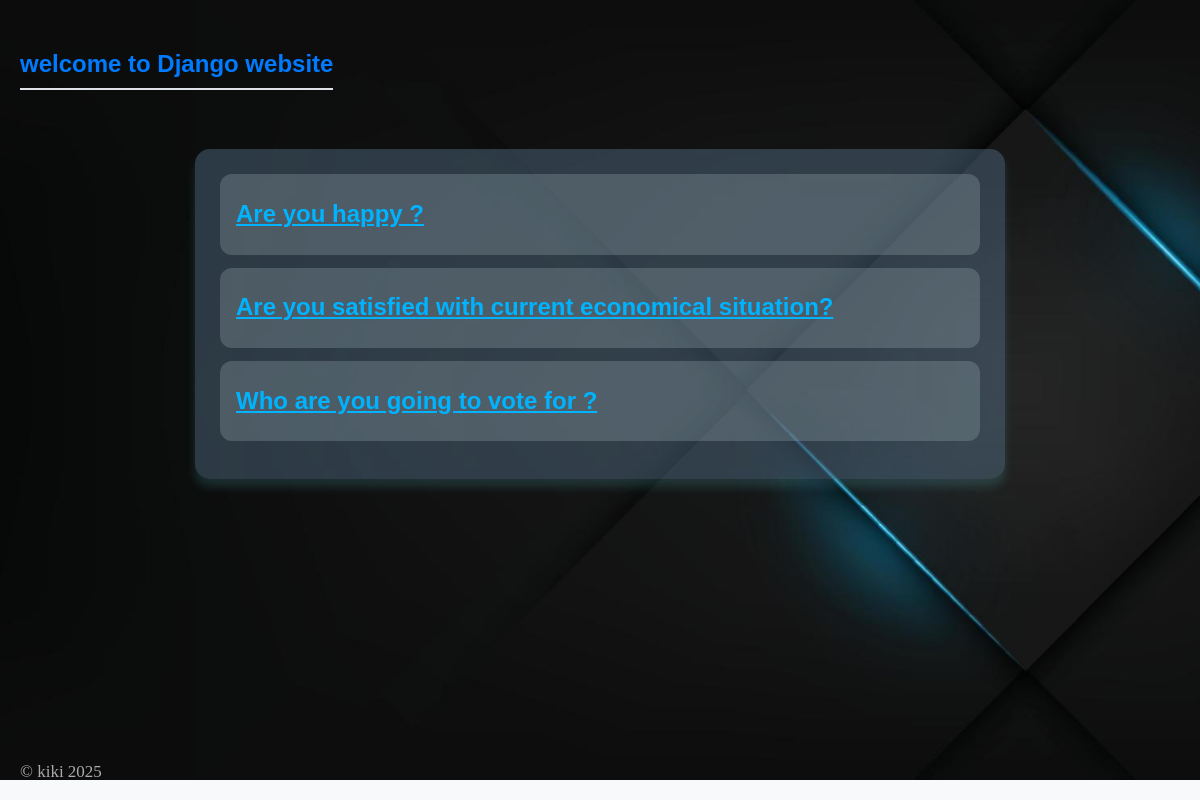
Before: / with the older database file.
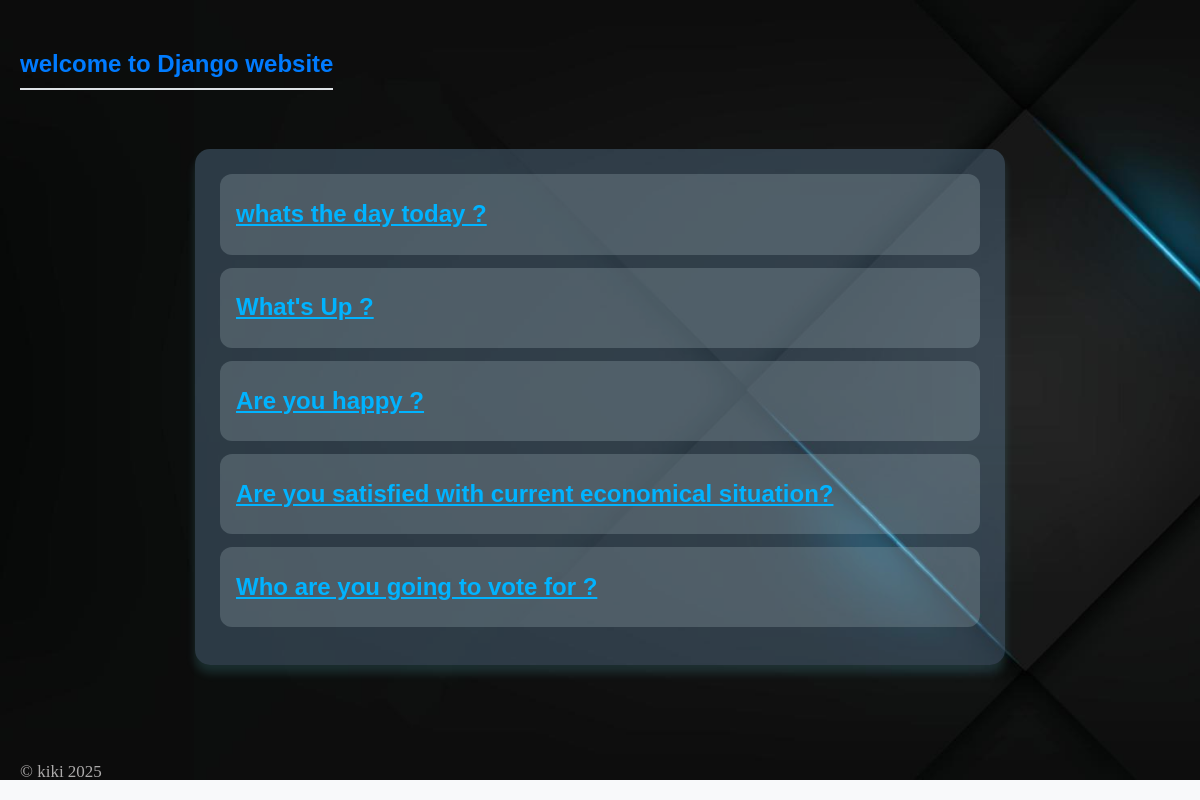
After: the same page with the newer database file.
### polls/models.py (models this page shows, shortened)
class Question(models.Model):
    question_text = models.CharField(max_length=200)
    publish_date = models.DateTimeField("Date published")

### polls/views.py (the view)
# urls.py: path("", views.IndexView.as_view(), name="index"),
class IndexView(generic.ListView):
    template_name = "polls/index.html"
    context_object_name = "latest_question_list"
    def get_queryset(self): # this will return last 5 question
        return Question.objects.order_by("-publish_date")[:5]

### polls/templates/polls/index.html (shortened to what this page needs)
{% extends 'polls/main.html' %}
{% load static %}
    {% block content %}
      {% if latest_question_list %}
          <ul>
          {% for question  in latest_question_list %}
              <li><h2><a href="/polls/{{ question.id }}/">{{ question.question_text }}</a></h2></li>
          {% endfor %}
          </ul>
      {% else %}
          <p>No polls are available.</p>
      {% endif %}
    {% endblock %}

### polls/templates/polls/main.html (shortened to what this page needs)
{% load static %}
<html>
    <head>
        <link rel="stylesheet" href=" {% static 'polls/style.css' %}" >
    </head>
    <body>
        <div class="header">
            <h2>welcome to Django website</h2>
        </div>
        <div class="content">
            {% block content %}
            {% endblock %}
        </div>
        <div class="footer">
            © kiki 2025
        </div>
    </body>
</html>

### polls/static/polls/style.css (style rules this page uses)
li a , li a:visited { color: #00b3ff; text-orientation: sideways-right; }
body { background: gray url("images/B.jpg") no-repeat ; background-size: 1550px 780px; }

### polls/templates/polls/main.html (style rules this page uses)
.content { max-width: 760px; margin: 0 auto; background: rgba(89, 122, 148, 0.414); box-shadow: 0 8px 10px rgba(102, 221, 237, 0.151); border-radius: 15px; padding: 25px; font-family:'Franklin Gothic Medium', 'Arial Narrow', Arial, sans-serif; font-weight: 90; }
.header h2 { text-align: center; font-size: 1.5rem; color: #007bff; margin-bottom: 59px; border-bottom: 2px solid #dee2e6; display: inline-block; padding-bottom: 5px; padding-top: 5px; }
.footer { position: fixed; bottom: 10px; left: 10px; color: rgb(172, 170, 170); padding: 5px 10px; font-size: 17px; border-radius: 5px; font-family:'Franklin Gothic Medium'; }
body, h1, ul, li { margin: 0; padding: 0; box-sizing: border-box; }
body { font-family: 'Arial', sans-serif; background-color: #f8f9fa; color: #bccbdb; padding: 20px; line-height: 1.6; }
ul { list-style-type: none; }
li { background: #9fb1b846; margin-bottom: 13px; padding: 1px 16px; border-radius: 12px; transition: background-color 0.3s ease; cursor: pointer; }

Changed rows visible on the page:
added Question: question_text "whats the day today ?"
added Question: question_text "What's Up ?"
